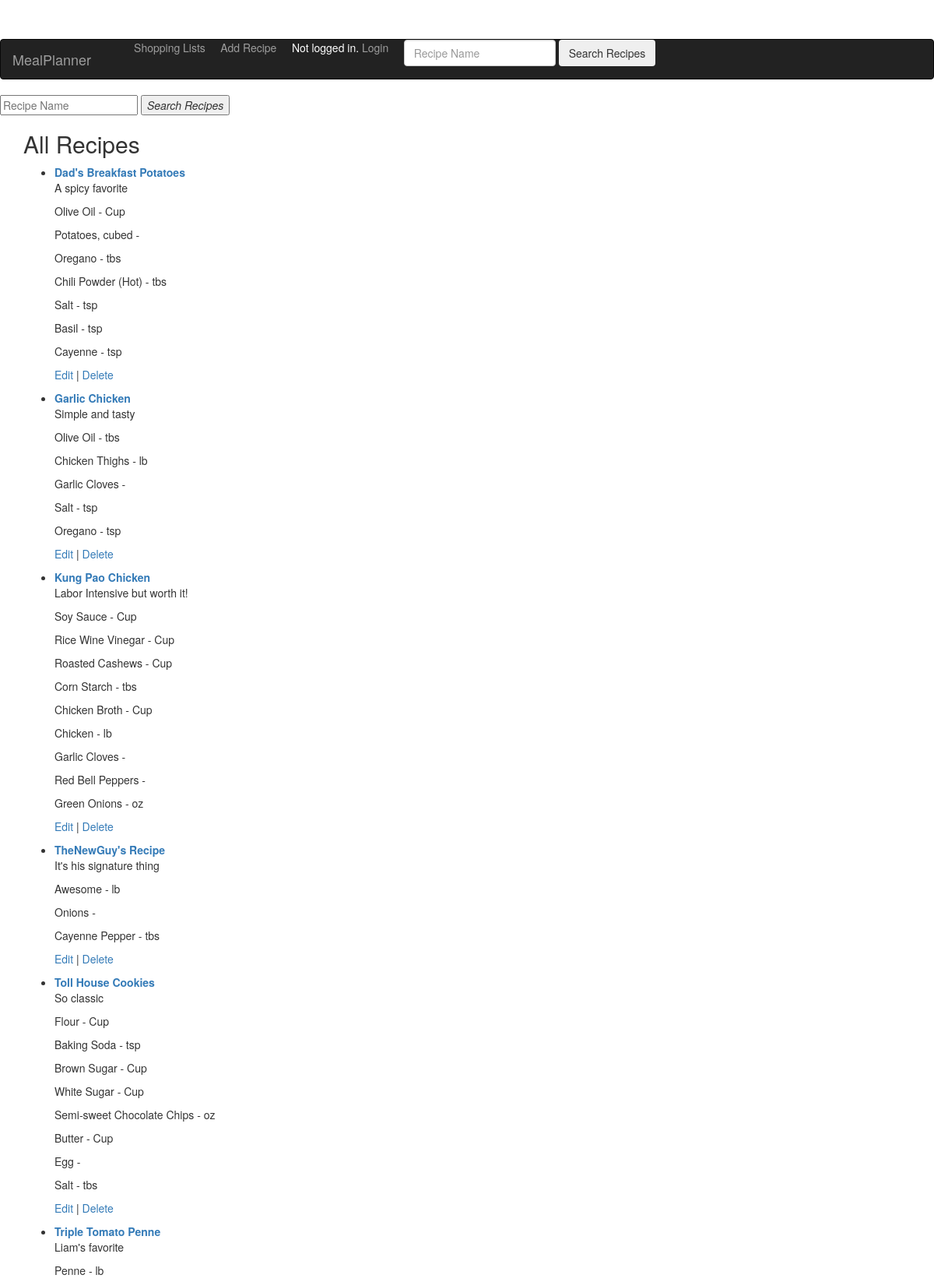
Page /mealplanner/ (upper part) on the committed database.
### mealplanner/models.py (models this page shows, shortened)
class Recipe(models.Model):
    name = models.CharField(max_length=100)
    created = models.DateTimeField(auto_now_add = True)
    text = models.CharField(max_length=255)
    author = models.ForeignKey(User, blank=True, null=True)
    class Meta:
        ordering = ('name',)

class Ingredient(models.Model):
    CUP = 'CP'
    TABLESPOON = 'TB'
    TEASPOON = 'TS'
    POUND = 'LB'
    OUNCE = 'OZ'
    FLOUNCE = 'FO'
    NONE = 'NA'
    PRODUCE = 'PR'
    SPICES = 'SP'
    DAIRY = 'DY'
    MEAT = 'MT'
    FREEZER = 'FR'
    BAKING = 'BK'
    BAKERY = 'BY'
    CANNED = 'CN'
    UNIT_OF_MEASURE_CHOICES = (
        (CUP, 'Cup'),
        (TABLESPOON, 'tbs'),
        (TEASPOON, 'tsp'),
        (POUND, 'lb'),
        (OUNCE, 'oz'),
        (FLOUNCE, 'fl oz'),
        (NONE, 'none'),
    )
    CATEGORY_CHOICES = (
        (PRODUCE, 'Produce'),
        (SPICES, 'Spices'),
        (DAIRY, 'Dairy'),
        (MEAT, 'Meat'),
        (FREEZER, 'Refridgerated / Freezer'),
        (BAKING, 'Baking'),
        (BAKERY, 'Bakery'),
        (CANNED, 'Canned / Packaged'),
    )
    name = models.CharField(max_length=55)
    recipe = models.ForeignKey(Recipe)
    category = models.CharField(
        max_length=2,
        choices=CATEGORY_CHOICES,
    )
    quantity = DecimalFractionField(
        max_digits=4,
        decimal_places=2,
        limit_denominator=8,
        coerce_thirds=True,
    )
    unitOfMeasure = models.CharField(
        max_length=2,
        choices=UNIT_OF_MEASURE_CHOICES,
        default=CUP,
    )
    quantity_2 = DecimalFractionField(
        max_digits=4,
        decimal_places=2,
        limit_denominator=8,
        coerce_thirds=True,
        default=0,
        )
    unitOfMeasure_2 = models.CharField(
        max_length=2,
        choices=UNIT_OF_MEASURE_CHOICES,
        default=NONE,
    )
    class Meta:
        ordering = ('category',)

### mealplanner/views.py (the view)
class RecipeIndex(ListView):
    model = Recipe
    title = 'All Recipes'
    template_name = 'mealplanner/recipe_index.html'

### mealplanner/templates/mealplanner/recipe_index.html (shortened to what this page needs)
{% extends "mealplanner/base.html" %}
{% block content %}
{% load fractions %}
<div class="searchform">
<form id="searchform" action="{% url 'mealplanner:recipe-search' %}" method="get" accept-charset="utf-8">
      <input class="searchfield" id="searchbox" name="q" type="text" placeholder="Recipe Name">
      <button class="searchbutton" type="submit">
        <i>Search Recipes</i>
      </button>
    </form>
</div>
<div class="container">
    <div>
            <h2>All Recipes</h2>
            {% for recipe in object_list %}
            <ul>
                    <p>
                    <li><a href="{% url 'mealplanner:recipe-detail' recipe.pk %}"><strong>{{ recipe.name }}</strong></a></li>
                    <p>{{ recipe.text }}</p>
                    {% for ingredient in recipe.ingredient_set.all %}
                    <p> {{ ingredient.name }}
                        - {% display_fraction ingredient.quantity allow_mixed_numbers=True %}
                        {% if not ingredient.unitOfMeasure == 'NA' %}
                        {{ ingredient.get_unitOfMeasure_display }}
                        {% endif %}
                    </p>
                {% endfor %}
                <a href="{% url 'mealplanner:recipe-update' recipe.pk %}">Edit</a> | <a href="{% url 'mealplanner:recipe-delete' recipe.pk %}">Delete</a>
            </ul>
            {% endfor %}
    </div>
</div>
{% endblock %}

### mealplanner/static/mealplanner/starter-template.css (style rules this page uses)
body { padding-top: 5rem; }

### rows in the picture
Recipe: name "Dad's Breakfast Potatoes", text "A spicy favorite"
Ingredient: name "Olive Oil", unitOfMeasure "Cup"
Ingredient: name "Potatoes, cubed"
Ingredient: name "Oregano", unitOfMeasure "tbs"
Ingredient: name "Chili Powder (Hot)", unitOfMeasure "tbs"
Ingredient: name "Salt", unitOfMeasure "tsp"
Ingredient: name "Basil", unitOfMeasure "tsp"
Ingredient: name "Cayenne", unitOfMeasure "tsp"
Recipe: name "Garlic Chicken", text "Simple and tasty"
Ingredient: name "Olive Oil", unitOfMeasure "tbs"
Ingredient: name "Chicken Thighs", unitOfMeasure "lb"
Ingredient: name "Garlic Cloves"
Ingredient: name "Salt", unitOfMeasure "tsp"
Ingredient: name "Oregano", unitOfMeasure "tsp"
Recipe: name "Kung Pao Chicken", text "Labor Intensive but worth it!"
Ingredient: name "Soy Sauce", unitOfMeasure "Cup"
Ingredient: name "Rice Wine Vinegar", unitOfMeasure "Cup"
Ingredient: name "Roasted Cashews", unitOfMeasure "Cup"
Ingredient: name "Corn Starch", unitOfMeasure "tbs"
Ingredient: name "Chicken Broth", unitOfMeasure "Cup"
Ingredient: name "Chicken", unitOfMeasure "lb"
Ingredient: name "Garlic Cloves"
Ingredient: name "Red Bell Peppers"
Ingredient: name "Green Onions", unitOfMeasure "oz"
Recipe: name "TheNewGuy's Recipe", text "It's his signature thing"
Ingredient: name "Awesome", unitOfMeasure "lb"
Ingredient: name "Onions"
Ingredient: name "Cayenne Pepper", unitOfMeasure "tbs"
Recipe: name "Toll House Cookies", text "So classic"
Ingredient: name "Flour", unitOfMeasure "Cup"
Ingredient: name "Baking Soda", unitOfMeasure "tsp"
Ingredient: name "Brown Sugar", unitOfMeasure "Cup"
Ingredient: name "White Sugar", unitOfMeasure "Cup"
Ingredient: name "Semi-sweet Chocolate Chips", unitOfMeasure "oz"
Ingredient: name "Butter", unitOfMeasure "Cup"
Ingredient: name "Egg"
Ingredient: name "Salt", unitOfMeasure "tbs"
Recipe: name "Triple Tomato Penne", text "Liam's favorite"
Ingredient: name "Penne", unitOfMeasure "lb"
